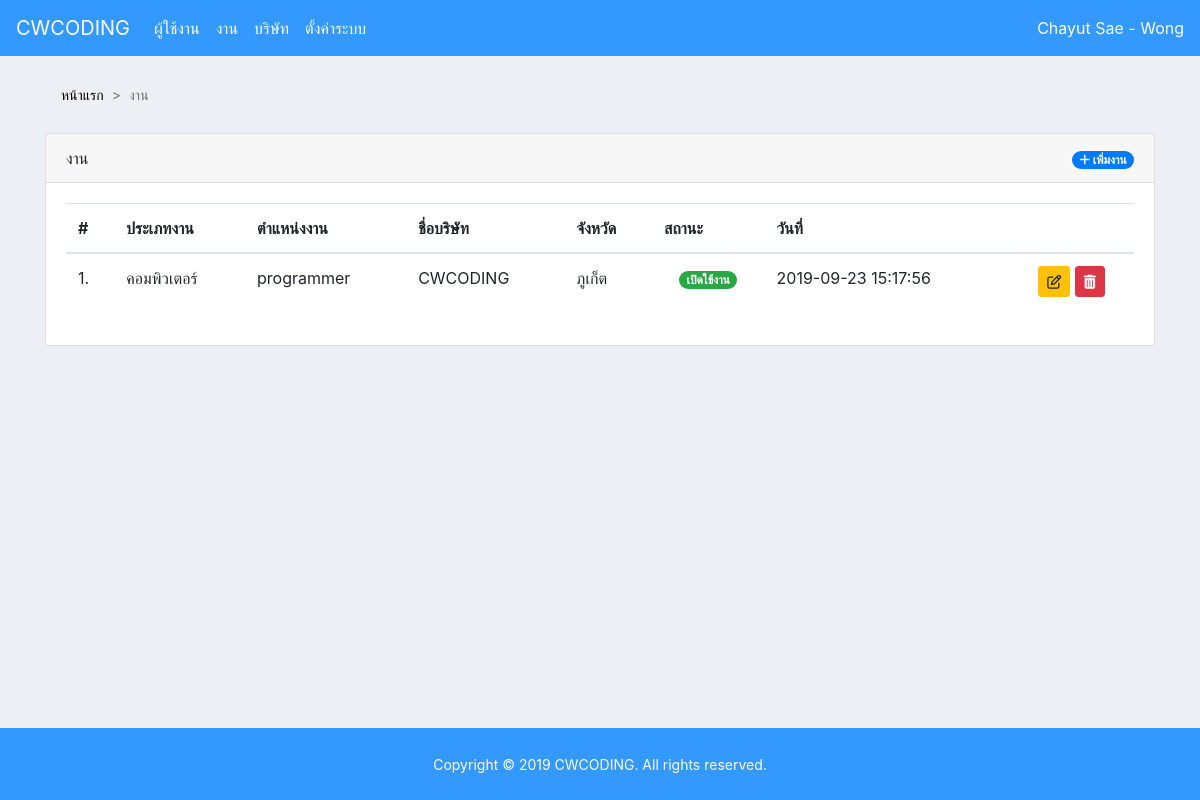
Screenshot of /app/dashboard/?page=jobs (signed in) with the database file from the repository.
### tables this page shows
CREATE TABLE `jobs` (
  `id` int(11) NOT NULL,
  `name` varchar(100) NOT NULL,
  `jobs_function` int(11) NOT NULL,
  `detail` text NOT NULL,
  `person` int(11) NOT NULL,
  `education` int(11) NOT NULL,
  `qualification` text NOT NULL,
  `jobs_type` int(11) NOT NULL,
  `salary` float(15,2) NOT NULL,
  `company` int(11) NOT NULL,
  `user_id` int(11) NOT NULL,
  `status` enum('Y','N') NOT NULL,
  `updated_at` datetime NOT NULL,
  `created_at` datetime NOT NULL
);

CREATE TABLE `jobs_function` (
  `id` int(11) NOT NULL,
  `name` varchar(100) NOT NULL,
  `status` enum('Y','N') NOT NULL
);

CREATE TABLE `company` (
  `id` int(11) NOT NULL,
  `name` varchar(100) NOT NULL,
  `business_type` text NOT NULL,
  `about` text NOT NULL,
  `address` text NOT NULL,
  `province` int(11) NOT NULL,
  `tel` varchar(20) NOT NULL,
  `email` varchar(100) NOT NULL,
  `web_site` varchar(100) NOT NULL,
  `contact` varchar(100) NOT NULL,
  `updated_at` datetime NOT NULL,
  `created_at` datetime NOT NULL,
  `status` enum('Y','N') NOT NULL
);

CREATE TABLE `province` (
  `id` int(11) NOT NULL,
  `name` varchar(100) NOT NULL,
  `status` enum('Y','N') NOT NULL
);

### services/services.php (called while the page is built, shortened)
<?php
require_once("../../db_function/db_function.php");
$connection = db_connect();
function get_jobs_function($req = null)
{
    global $connection;
    if (!empty($req["id"])) {
        $id = $req["id"];
    }
    $sql = "SELECT `id`, `name`, `status` FROM `jobs_function` ";
    if (!empty($req["id"])) {
        $sql .= "WHERE id = '" . $id . "' ";
    }
    $result = db_select($connection, $sql);
    $rows = array();
    if (!empty($result)) {
        foreach ($result as $row) {
            $rows[] = $row;
        }
    }
    return $rows;
}
function get_province($req = null)
{
    global $connection;
    if (!empty($req["id"])) {
        $id = $req["id"];
    }
    $sql = "SELECT `id`, `name`, `status` FROM `province` ";
    if (!empty($req["id"])) {
        $sql .= "WHERE id = '" . $id . "' ";
    }
    $result = db_select($connection, $sql);
    $rows = array();
    if (!empty($result)) {
        foreach ($result as $row) {
            $rows[] = $row;
        }
    }
    return $rows;
}
function get_company($req = null)
{
    global $connection;
    if (!empty($req["id"])) {
        $id = $req["id"];
    }
    $sql = "SELECT `id`, `name`, `status`, `business_type`, `about`, `address`, `province`, `tel`, `email`, `web_site`, `contact`, `updated_at`, `created_at` FROM `company` ";
    if (!empty($req["id"])) {
        $sql .= "WHERE id = '" . $id . "' ";
    }
    $result = db_select($connection, $sql);
    $rows = array();
    if (!empty($result)) {
        foreach ($result as $row) {
            $rows[] = $row;
        }
    }
    return $rows;
}
function get_jobs($req = null)
{
    global $connection;
    $condition = true;
    $sql = "SELECT * FROM `jobs` ";
    if (!empty($req["company"])) {
        if($condition === true){
            $sql .= " WHERE ";
        }else{
            $sql .= " AND ";
        }
        $sql .= " company = '" . $req["company"] . "' ";
    }
    $result = db_select($connection, $sql);
    $rows = array();
    if (!empty($result)) {
        foreach ($result as $row) {
            $rows[] = $row;
        }
    }
    return $rows;
}

### db_function/db_function.php (called while the page is built, shortened)
<?php
function db_query($connection,$sql){
    try{
        $result = $connection->query($sql);
        return $result;
    }
    catch(Exception $e){
        echo "Erorer Code : " . $e->getCode() ."<br/>DB Query Failed: " . $e->getMessage();
        exit();
    }
}
function db_select($connection,$sql){
        $result = db_query($connection,$sql);
        $rows = array();
        while($row = $result->fetch_assoc()){
            $rows[] = $row;
        }
        return $rows;
}
?>

### app/jobs/jobs.php (the view, shortened to what this page needs)
<nav aria-label="breadcrumb" class="mt-3">
    <div class="container">
        <ol class="breadcrumb">
            <li class="breadcrumb-item"><a href="./">หน้าแรก</a></li>
            <li class="breadcrumb-item active" aria-current="page">งาน</li>
        </ol>
    </div>
</nav>
<div id="page-content">
    <div class="container">
        <div class="row">
            <div class="col-md-12">
                <div class="card">
                    <div class="card-header">
                        <div class="row">
                            <div class="col-md-6">
                                งาน
                            </div>
                            <div class="col-md-6 text-right">
                                <a href="?page=jobs_add" class="badge badge-pill badge-primary"><i class="fa fa-plus"></i>
                                    เพิ่มงาน</a>
                            </div>
                        </div>
                    </div>
                    <div class="card-body">
                        <table id="myTable" class="table">
                            <thead>
                                <tr>
                                    <th>#</th>
                                    <th>ประเภทงาน</th>
                                    <th>ตำแหน่งงาน</th>
                                    <th>ชื่อบริษัท</th>
                                    <th>จังหวัด</th>
                                    <th>สถานะ</th>
                                    <th>วันที่</th>
                                    <th></th>
                                </tr>
                            </thead>
                            <tbody>
                                <?php
                                $req_jobs = array(
                                    "company" => $_SESSION["COMPANY"]??0,
                                );
                                $res_jobs = get_jobs($req_jobs);
                                $num = 1;
                                foreach ($res_jobs as $row) {
                                    if ($row["status"] == "Y") {
                                        $bg_status = "badge-success";
                                        $status = "เปิดใช้งาน";
                                    } else {
                                        $bg_status = "badge-secondary";
                                        $status = "ปิดใช้งาน";
                                    }
                                    $req_jobs_function = array(
                                        "id" => $row["jobs_type"],
                                    );
                                    $res_jobs_function = get_jobs_function($req_jobs_function);
                                    $req_company = array(
                                        "id" => $row["company"],
                                    );
                                    $res_company = get_company($req_company);
                                    $req_province = array(
                                        "id" => $res_company[0]["province"],
                                    );
                                    $res_province = get_province($req_province);
                                    ?>
                                    <tr>
                                        <td scope="row"><?php echo $num; ?>.</td>
                                        <td><?php echo $res_jobs_function[0]["name"]; ?></td>
                                        <td><?php echo $row["name"]; ?></td>
                                        <td><?php echo $res_company[0]["name"]; ?></td>
                                        <td><?php echo $res_province[0]["name"]; ?></td>
                                        <td class="text-center"><span class="badge badge-pill <?php echo $bg_status; ?>"><?php echo $status; ?></span></td>
                                        <td><?php echo $row["created_at"]; ?></td>
                                        <td class="text-center">
                                            <form method="POST" class="d-inline" action="?page=jobs_edit">
                                                <button title="แก้ไข" class="btn btn-warning btn-sm text-black"><i class="fa fa-edit"></i></button>
                                            </form>
                                            <form method="POST" class="d-inline" action="../jobs/do_jobs.php">
                                                <button title="ลบ" onClick="return confirm('คุณต้องการลบข้อมูลนี้ใช่หรือไม่ ?');" class="btn btn-danger btn-sm text-black"><i class="fa fa-trash"></i></button>
                                            </form>
                                        </td>
                                    </tr>
                                <?php $num++;
                                } ?>
                            </tbody>
                        </table>
                    </div>
                </div>
            </div>
        </div>
    </div>
</div>

### assets/css/style.css (style rules this page uses)
:root { --input-padding-x: 1.5rem; --input-padding-y: .75rem; }
body { background: #007bff; background: linear-gradient(to right, #0062E6, #33AEFF); }
html, body { height: 100%; }
body { background: #eceff4 !important; }
#page-content { flex: 1 0 auto; }
.breadcrumb-item+.breadcrumb-item::before { display: inline-block; padding-right: .5rem; color: #6c757d; content: ">"; }
.breadcrumb { display: -ms-flexbox; display: flex; -ms-flex-wrap: wrap; flex-wrap: wrap; padding: .75rem 1rem; margin-bottom: 1rem; list-style: none; background-color: transparent; border-radius: .25rem; }
.breadcrumb-item { font-size: 14px; }
.breadcrumb-item>a { color: #000000; text-decoration: none; }

### rows the page displays
jobs: jobs_function.name "คอมพิวเตอร์", name "programmer", company.name "CWCODING", province.name "ภูเก็ต", status "เปิดใช้งาน", created_at "2019-09-23 15:17:56"

### other values shown
$_SESSION["FIRSTNAME"] "Chayut"
$_SESSION["LASTNAME"] "Sae - Wong"
